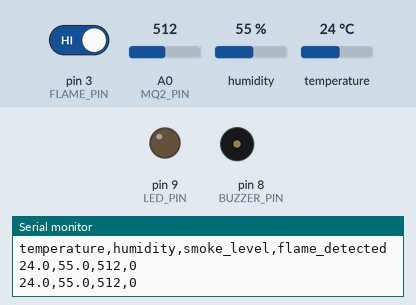
Recording of a sketch running on a simulated Arduino Uno, built with avr-gcc and run on an emulated ATmega328P. On the bench: output pins drawn as LEDs (lit = HIGH), buzzer (waves = sounding, pin HIGH), the last lines printed to the serial monitor. The inputs (shaded band) are chosen by the test bench; at power-on: A0 (MQ2_PIN) = 512, pin 3 (FLAME_PIN) HIGH, humidity 55 %, temperature 24 °C.

Above: at 4.8 s.
4.9 s: A0 (MQ2_PIN) set to 591
7.9 s: A0 (MQ2_PIN) set to 607
At 8.3 s:
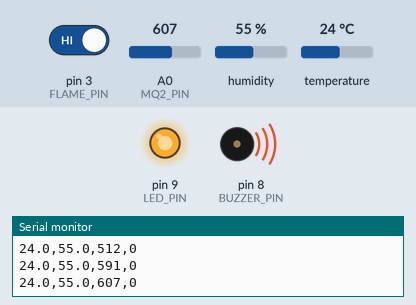
10.9 s: A0 (MQ2_PIN) set to 590
At 12.6 s:
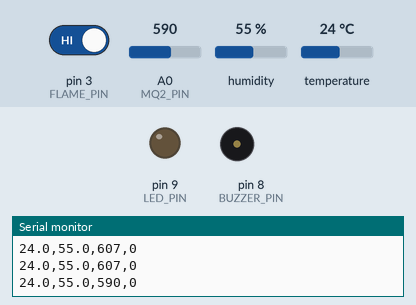
13.9 s: A0 (MQ2_PIN) set to 610
At 14.9 s:
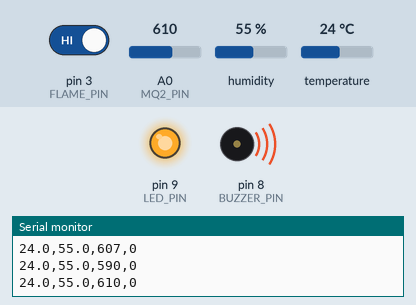
Timing chart, 0 to 16.9 s (numbered marks = the images above; inputs shaded):
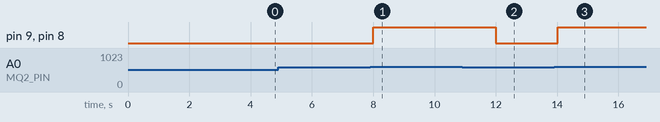

The sketch:

fire_sensor_node.ino
```cpp
/*
  Forest Fire Detection & Prediction - Arduino Sensor Node
  -----------------------------------------------------------
  Reads:
    - DHT11/DHT22        -> Temperature (C), Humidity (%)
    - MQ2 Gas/Smoke Sensor -> Analog smoke level (0-1023)
    - Flame Sensor (IR)   -> Digital flame detection (LOW = flame detected)

  Sends CSV data over Serial (USB) to the Raspberry Pi every 2 seconds:
      temperature,humidity,smoke_level,flame_detected

  The Raspberry Pi reads this serial stream (see raspberry_pi/serial_reader.py),
  scales smoke_level to match the ANN training range, and feeds it to the
  deep learning model for risk prediction.

  Wiring:
    DHT11 data pin      -> D2
    MQ2 analog out (AO) -> A0
    Flame sensor OUT     -> D3
    Buzzer (local alarm) -> D8
    LED (status)         -> D9

  Library required: "DHT sensor library" by Adafruit (Install via Library Manager)
*/

#include <DHT.h>

#define DHTPIN 2
#define DHTTYPE DHT11
DHT dht(DHTPIN, DHTTYPE);

#define MQ2_PIN A0
#define FLAME_PIN 3
#define BUZZER_PIN 8
#define LED_PIN 9

const unsigned long SEND_INTERVAL = 2000; // ms
unsigned long lastSendTime = 0;

// Local threshold for immediate on-site alarm (independent of Pi's DL model)
const int SMOKE_ALARM_THRESHOLD = 600;

void setup() {
  Serial.begin(9600);
  dht.begin();
  pinMode(FLAME_PIN, INPUT);
  pinMode(BUZZER_PIN, OUTPUT);
  pinMode(LED_PIN, OUTPUT);

  digitalWrite(BUZZER_PIN, LOW);
  digitalWrite(LED_PIN, LOW);

  Serial.println("temperature,humidity,smoke_level,flame_detected");
}

void loop() {
  unsigned long now = millis();

  if (now - lastSendTime >= SEND_INTERVAL) {
    lastSendTime = now;

    float humidity = dht.readHumidity();
    float temperature = dht.readTemperature();
    int smokeLevel = analogRead(MQ2_PIN);          // 0-1023
    int flameState = digitalRead(FLAME_PIN);        // 0 = flame detected (module dependent)
    bool flameDetected = (flameState == LOW);

    if (isnan(humidity) || isnan(temperature)) {
      Serial.println("ERROR: Failed to read DHT sensor");
      return;
    }

    // ---- Send data as CSV over Serial ----
    Serial.print(temperature, 1);
    Serial.print(",");
    Serial.print(humidity, 1);
    Serial.print(",");
    Serial.print(smokeLevel);
    Serial.print(",");
    Serial.println(flameDetected ? 1 : 0);

    // ---- Local immediate alarm (does not depend on Raspberry Pi) ----
    if (flameDetected || smokeLevel > SMOKE_ALARM_THRESHOLD) {
      digitalWrite(BUZZER_PIN, HIGH);
      digitalWrite(LED_PIN, HIGH);
    } else {
      digitalWrite(BUZZER_PIN, LOW);
      digitalWrite(LED_PIN, LOW);
    }
  }
}
```

Measured:
- the behaviour switches between 600 and 601 on A0 (MQ2_PIN) (found by bisection; images 0 and 1)
- after the input at 7.9 s, pin 9 (LED_PIN), pin 8 (BUZZER_PIN): LOW → HIGH after 0.10 s
- after the input at 10.9 s, pin 9 (LED_PIN), pin 8 (BUZZER_PIN): HIGH → LOW after 1.1 s
- after the input at 13.9 s, pin 9 (LED_PIN), pin 8 (BUZZER_PIN): LOW → HIGH after 0.12 s
